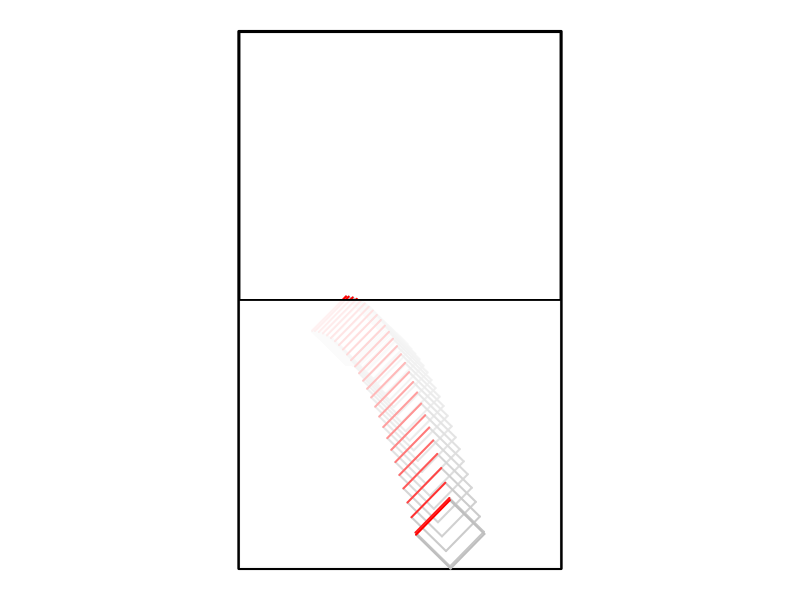
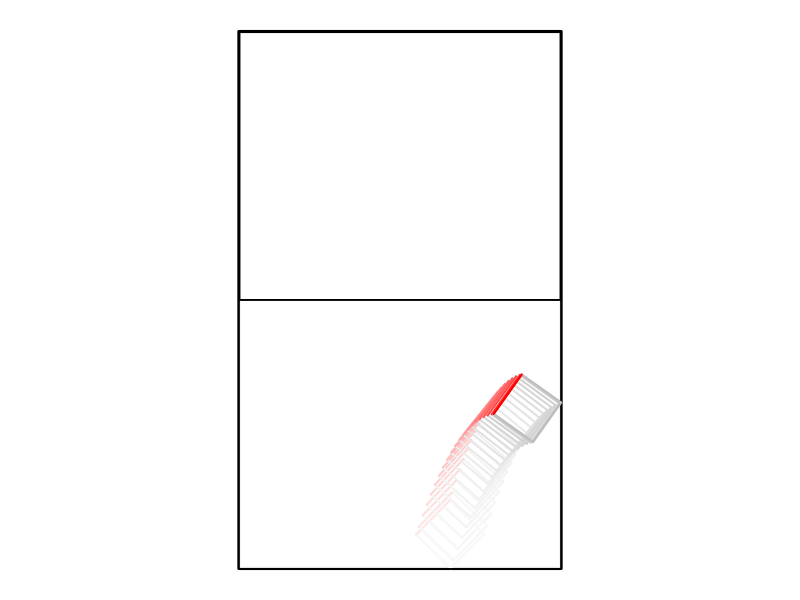
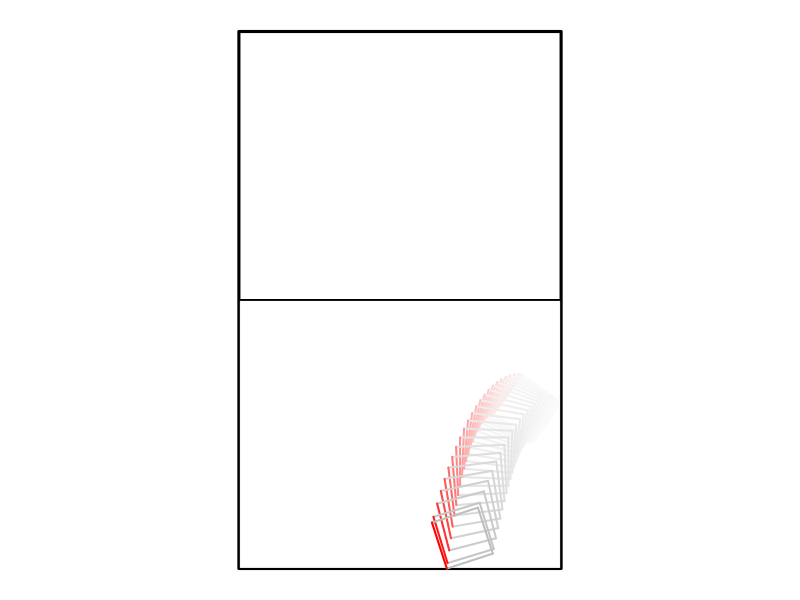
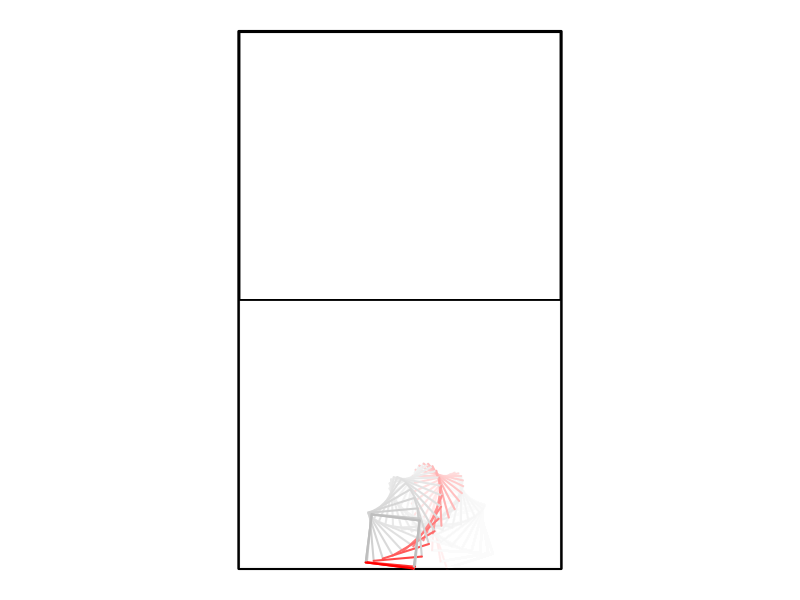
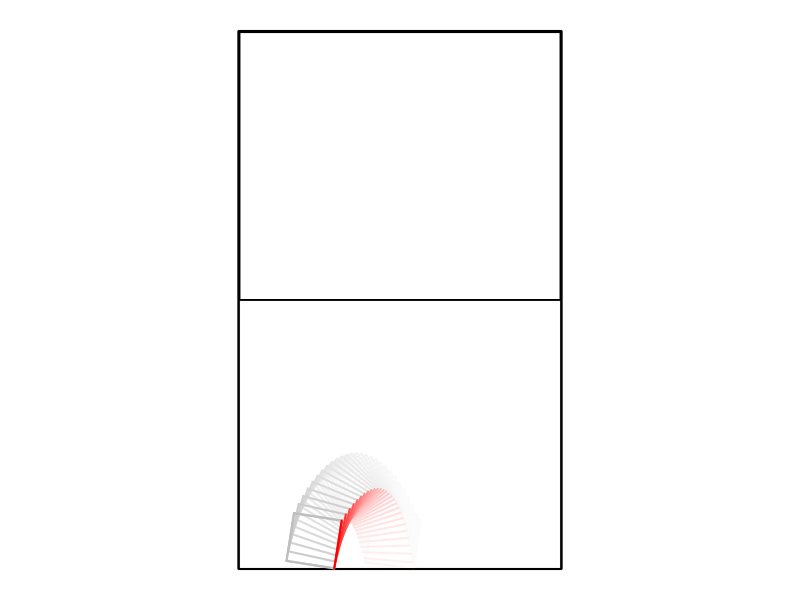
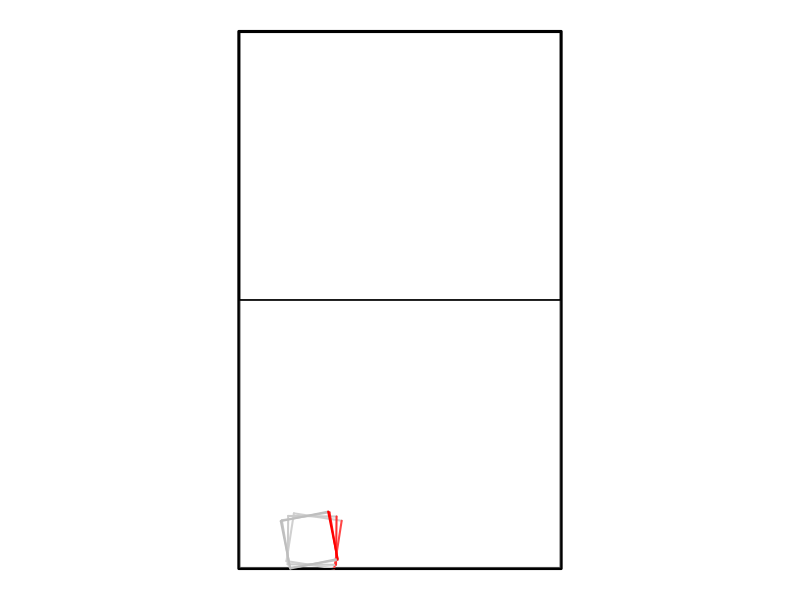
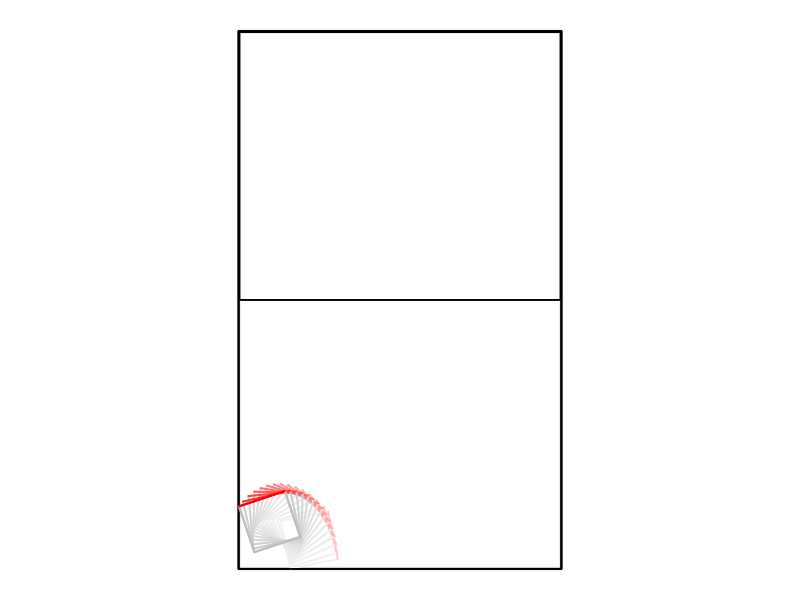
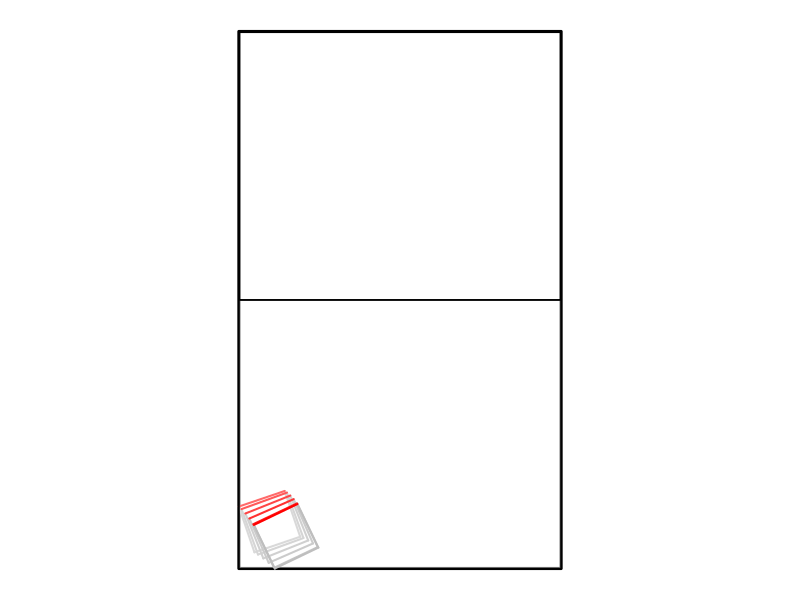

These figures' R source, in order: (Note: a time limit stopped this script after it produced the figures.)
library(pracma)

###
# Utility functions
###

zattach <- function (ll) 
{
  for (i in 1:length(ll)) {
    assign(names(ll)[i], ll[[i]], envir = globalenv())
  }
}

do.call2 <- function (f, ll, ...) 
{
  dots <- eval(substitute(alist(...)))
  ll <- modifyList(ll, dots)
  do.call(f, ll)
}

###
#  Code
###

rmat <- function(theta) {
  matrix(c(cos(theta), -sin(theta), sin(theta), cos(theta)), 2, 2)
}

draw_dice <- function(xl, yl, dice_pos, dice_angle, add = FALSE, ...) {
  if (!add) {
    plot(NA, NA, xlim = xl, ylim = yl, ann = FALSE, axes = FALSE, asp = 1)
    #abline(yl[1],0, lwd = 2)
    #abline(yl[2],0, lwd = 2)
    #abline(v = xl[1], lwd = 2)
    #abline(v = xl[2], lwd = 2)
    polygon(xl[c(1,2,2,1)],yl[c(2,2,1,1)],border = "black",col = "white", lwd = 3)
  }
  dcoors <- dice_verts %*% rmat(dice_angle) + repmat(dice_pos, 4, 1)
  lines(dcoors[2:3, ], col = "grey", lwd = 2)
  lines(dcoors[3:4, ], col = "grey", lwd = 2)
  lines(dcoors[c(4, 1), ], col = "grey", lwd = 2)
  ## the first edge of the dice is red
  lines(dcoors[1:2, ], col = "red", lwd = 2)
}

apply_uncons <- function(gcons, dice_pos, dice_angle, dice_v, dice_omega, drag_f, eps, tt, ...) {
  #dcoors <- dice_verts %*% rmat(dice_angle) + repmat(dice_pos, 4, 1)
  dice_v[2] <- dice_v[2] - eps * gcons
  dice_angle <- dice_angle + eps * dice_omega
  dice_pos <- dice_pos + eps * dice_v
  dice_v <- dice_v * (1 - eps* drag_f)
  dice_omega <- dice_omega * (1- eps*drag_f)
  tt <- tt + eps
  list(dice_pos = dice_pos, dice_angle = dice_angle, dice_v = dice_v, dice_omega = dice_omega,
       tt = tt)
}

apply_wall <- function(xl, yl, dice_pos, dice_angle, dice_v, dice_omega, dice_mass,
                       dice_inertia, newton_e, ...) {
  ## compute the coordinates
  dcoors <- dice_verts %*% rmat(dice_angle) + repmat(dice_pos, 4, 1)
  dcoors0 <- dice_verts %*% rmat(dice_angle) 
  dcoors_perp <- cbind(-dcoors0[, 2], dcoors0[, 1])
  ## vertex velocities
  vvs <- repmat(dice_v, 4, 1) + dcoors_perp * dice_omega
  ## normals
  normal_vs <- list(x1 = c(1, 0), x2 = c(-1, 0), y1 = c(0, 1), y2 = c(0, -1))
  ## hit checks
  hitX1 <- dcoors[, 1] < xl[1] & (vvs %*% normal_vs$x1) < 0
  hitX2 <- dcoors[, 1] > xl[2] & (vvs %*% normal_vs$x2) < 0
  hitY1 <- dcoors[, 2] < yl[1] & (vvs %*% normal_vs$y1) < 0
  hitY2 <- dcoors[, 2] > yl[2] & (vvs %*% normal_vs$y2) < 0
  hitlist <- list(x1 = hitX1, x2 = hitX2, y1 = hitY1, y2 = hitY2)
  # i <- 3
  for (i in sample(4)) {
    normal_v <- normal_vs[[i]]
    if (sum(hitlist[[i]]) > 0) {
      ind <- which(hitlist[[i]])[sample(sum(hitlist[[i]]), 1)]
      r <- dcoors0[ind, ]
      rperp <- c(-r[2], r[1])
      vp <- vvs[ind, ]
      j <- compute_j(newton_e, normal_v, vp, r, dice_mass, dice_inertia)
      dice_v <- dice_v + j/dice_mass * normal_v
      dice_omega <- dice_omega + j/dice_inertia * sum(rperp * normal_v)
    }
  }
  list(dice_pos = dice_pos, dice_angle = dice_angle, dice_v = dice_v, dice_omega = dice_omega)
}

project_back <- function(xl, yl, dice_pos, dice_angle, ...) {
  dcoors <- dice_verts %*% rmat(dice_angle) + repmat(dice_pos, 4, 1)
  if (min(dcoors[, 1]) < xl[1]) dice_pos[1] <- dice_pos[1] + (xl[1] - min(dcoors[, 1]))
  if (max(dcoors[, 1]) > xl[2]) dice_pos[1] <- dice_pos[1] + (xl[2] - max(dcoors[, 1]))
  if (min(dcoors[, 2]) < yl[1]) dice_pos[2] <- dice_pos[2] + (yl[1] - min(dcoors[, 2]))
  if (max(dcoors[, 2]) > yl[2]) dice_pos[2] <- dice_pos[2] + (yl[2] - max(dcoors[, 2]))
  list(dice_pos = dice_pos, dice_angle = dice_angle)
}

compute_j <- function(newton_e, normal_v, v, r, Ma, Ia) {
  rperp <- c(-r[2], r[1])
  -(1 + newton_e) * sum(v * normal_v)/(1/Ma + sum(rperp * normal_v)^2/Ia)
}

simulate_dice <- function(xl, yl, gcons, drag_f, dice_pos, dice_angle,
                          dice_v, dice_omega, dice_mass, dice_inertia,
                          newton_e, eps, framerate, ...) {
  tt <- 0
  params <- list(xl = xl, yl = yl, gcons = gcons, drag_f = drag_f, 
                 dice_pos = dice_pos, dice_angle = dice_angle,
                 dice_v = dice_v, dice_omega = dice_omega,
                 dice_mass = dice_mass, dice_inertia = dice_inertia,
                 newton_e = newton_e, eps = eps, framerate = framerate)
}

get_energy <- function(gcons, dice_pos, dice_angle,
                        dice_v, dice_omega, dice_mass, ...) {
  gpot <- gcons * dice_mass * dice_pos[2]
  dcoors <- dice_verts %*% rmat(dice_angle) + repmat(dice_pos, 4, 1)
  dcoors0 <- dice_verts %*% rmat(dice_angle) 
  dcoors_perp <- cbind(-dcoors0[, 2], dcoors0[, 1])
  vvs <- repmat(dice_v, 4, 1) + dcoors_perp * dice_omega
  kinet <- 1/2 * sum(rowSums(vvs^2) * dice_mass/4)
  gpot + kinet
}

get_dcoords <- function(dice_pos, dice_angle, ...) {
  dice_verts %*% rmat(dice_angle) + repmat(dice_pos, 4, 1)
}

get_hitlist0 <- function(xl, yl,  dice_pos, dice_angle,  ...) {
  dcoors <- dice_verts %*% rmat(dice_angle) + repmat(dice_pos, 4, 1)
  hitX1 <- dcoors[, 1] < xl[1]
  hitX2 <- dcoors[, 1] > xl[2]
  hitY1 <- dcoors[, 2] < yl[1]
  hitY2 <- dcoors[, 2] > yl[2]
  cbind(x1 = hitX1, x2 = hitX2, y1 = hitY1, y2 = hitY2)
}

get_vvs <- function(dice_pos = .GlobalEnv[["dice_pos"]],
                    dice_angle = .GlobalEnv[["dice_angle"]],
                    dice_v = .GlobalEnv[["dice_v"]],
                    dice_omega = .GlobalEnv[["dice_omega"]],
                    ...) {
  ## compute the coordinates
  dcoors <- dice_verts %*% rmat(dice_angle) + repmat(dice_pos, 4, 1)
  dcoors0 <- dice_verts %*% rmat(dice_angle) 
  dcoors_perp <- cbind(-dcoors0[, 2], dcoors0[, 1])
  ## vertex velocities
  repmat(dice_v, 4, 1) + dcoors_perp * dice_omega
}

find_collision_time <- function(eps = 0.05, eps_power = 10,
                                xl, yl, gcons, drag_f, newton_e, dice_mass, dice_inertia,
                                tt, dice_pos, dice_angle, dice_v, dice_omega, ...
) {
  eps0 <- eps
  params <- list(xl = xl, yl = yl, gcons = gcons, drag_f = drag_f, newton_e = newton_e,
                 dice_mass = dice_mass, dice_inertia = dice_inertia,
                 tt = tt, dice_pos = dice_pos, dice_angle = dice_angle, 
                 dice_v = dice_v, dice_omega = dice_omega, eps = eps)
  ft <- TRUE
  count <- 1
  for (i in 1:eps_power) {
    eps <- eps/2
    h0 <- do.call(get_hitlist0, params)
    while(sum(h0) == 0) {
      params$eps <- eps
      update <- do.call2(apply_uncons, params)
      h0 <- do.call(get_hitlist0, modifyList(params, update))
      if (sum(h0) == 0) {
        params <- modifyList(params, update)
        count <- count + 1
        if (count %% 3 == 0) {
          params$add = TRUE
          polygon(c(-3, 3, 3, -3), c(5, 5, 0, 0), col = rgb(1,1,1,0.1),
                  border = "black")
          do.call(draw_dice, params)
          params$add = FALSE
          
        }
        
        if (!ft) { 
          Sys.sleep(0.2)
        } else {
          ft <- FALSE
        }
      }
    }
  }
  params <- modifyList(params, update)
  update <- do.call2(apply_wall, params)
  params <- modifyList(params, update)
  ## run until noncollision
  eps <- eps/16
  (h0 <- do.call(get_hitlist0, modifyList(params, update)))
  counter <- 0
  CMAX <- 1000
  while(sum(h0) > 0 && counter < CMAX) {
    counter <- counter + 1
    params$eps <- eps
    update <- do.call2(apply_uncons, params)
    (h0 <- do.call(get_hitlist0, modifyList(params, update)))
    params <- modifyList(params, update)
    do.call(get_dcoords, params)
    do.call(get_vvs, params)
  }
  if (counter == CMAX) params$terminal = TRUE
  params$eps <- eps0
  params
}

####
##  DEMO
####
par(mar = c(0.5,0.5,0.5,0.5))
## simulation step size
eps0 <- 0.05
eps_power <- 10
## hack to fix simulation
# collision_thres <- 0.1

## gravity
gcons <- 2
## newton e const
newton_e <- 0.8
## air_res effect
drag_f <- 0

## size of box
xl <- c(-3, 3)
yl <- c(0, 10)

## size of dice
dice_sz <- 0.9
## coords of dice relative to center of mass
dice_verts <- dice_sz * 
  rbind(c(-.5, .5),
        c(.5, .5),
        c(.5, -.5),
        c(-.5, -.5))
## mass of the dice
dice_mass <- 4
## moment of inertia
dice_inertia <- dice_mass/4 * sum(rowSums(dice_verts^2))

## initial position of dice
dice_pos <- c(-1, 4.43)
dice_angle <- pi/4 + 0.01

## initial velocity of dice
dice_v <- c(1, 0) # 2, 2.01, 2.1
dice_omega <- 0

## time variable
tt <- 0

## graphical params
framerate <- 0.1

# list of params for copy/paste
# xl, yl, gcons, drag_f, newton_e, dice_mass, dice_inertia,
# tt, dice_pos, dice_angle, dice_v, dice_omega, 

## put everything into a list
params0 <- list(xl = xl, yl = yl, gcons = gcons, drag_f = drag_f, 
               dice_pos = dice_pos, dice_angle = dice_angle,
               dice_v = dice_v, dice_omega = dice_omega,
               dice_mass = dice_mass, dice_inertia = dice_inertia,
               newton_e = newton_e, eps0 = eps0, framerate = framerate, 
               eps = eps0, eps_power = eps_power, tt = tt)

####
##  Initialize
####

params <- params0
do.call(get_energy, params)
do.call(draw_dice, params)

####
##  Find collision time
####

## check energy before collision


## find collision and apply wall
while(is.null(params[["terminal"]])) {
  oldparams <- params
  update <- do.call2(find_collision_time, params)
  params <- modifyList(params, update)
  update <- do.call2(apply_wall, params)
  params <- modifyList(params, update)
  en <- do.call(get_energy, params)
  do.call(draw_dice, params); #title("post-collision", sub = en)
  print(params$tt - oldparams$tt)
}
params[["terminal"]]
do.call(get_dcoords, params)
do.call(get_hitlist0, params)
do.call(get_vvs, params)


# params <- oldparams
# zattach(params)

# saveRDS(params, "physics/testcase.rds")
# params <- readRDS("physics/testcase.rds")
# params$eps <- 1e-7
# update <- do.call(apply_uncons, params)
# 
# params <- modifyList(params, update)
# update <- do.call(apply_uncons, params)
# do.call(get_dcoords, update)
# do.call(get_vvs, update)
